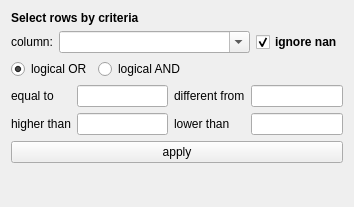
<?xml version="1.0" encoding="UTF-8"?>
<ui version="4.0">
 <class>Form</class>
 <widget class="QWidget" name="Form">
  <property name="geometry">
   <rect>
    <x>0</x>
    <y>0</y>
    <width>354</width>
    <height>207</height>
   </rect>
  </property>
  <property name="windowTitle">
   <string>Form</string>
  </property>
  <layout class="QVBoxLayout" name="verticalLayout">
   <item>
    <widget class="QLabel" name="label_6">
     <property name="font">
      <font>
       <weight>75</weight>
       <bold>true</bold>
      </font>
     </property>
     <property name="text">
      <string>Select rows by criteria</string>
     </property>
    </widget>
   </item>
   <item>
    <layout class="QHBoxLayout" name="horizontalLayout_2">
     <item>
      <widget class="QLabel" name="label">
       <property name="text">
        <string>column:</string>
       </property>
      </widget>
     </item>
     <item>
      <widget class="QComboBox" name="column">
       <property name="sizePolicy">
        <sizepolicy hsizetype="Expanding" vsizetype="Fixed">
         <horstretch>0</horstretch>
         <verstretch>0</verstretch>
        </sizepolicy>
       </property>
       <property name="editable">
        <bool>true</bool>
       </property>
      </widget>
     </item>
     <item>
      <widget class="QCheckBox" name="ignore_nan">
       <property name="font">
        <font>
         <weight>75</weight>
         <bold>true</bold>
        </font>
       </property>
       <property name="text">
        <string>ignore nan</string>
       </property>
       <property name="checked">
        <bool>true</bool>
       </property>
      </widget>
     </item>
    </layout>
   </item>
   <item>
    <layout class="QHBoxLayout" name="horizontalLayout">
     <item>
      <widget class="QRadioButton" name="or">
       <property name="text">
        <string>logical OR</string>
       </property>
       <property name="checked">
        <bool>true</bool>
       </property>
      </widget>
     </item>
     <item>
      <widget class="QRadioButton" name="and">
       <property name="text">
        <string>logical AND</string>
       </property>
      </widget>
     </item>
     <item>
      <spacer name="horizontalSpacer_2">
       <property name="orientation">
        <enum>Qt::Horizontal</enum>
       </property>
       <property name="sizeHint" stdset="0">
        <size>
         <width>40</width>
         <height>20</height>
        </size>
       </property>
      </spacer>
     </item>
    </layout>
   </item>
   <item>
    <layout class="QGridLayout" name="gridLayout">
     <item row="1" column="1">
      <widget class="QLineEdit" name="higher_than"/>
     </item>
     <item row="1" column="2">
      <widget class="QLabel" name="label_5">
       <property name="text">
        <string>lower than</string>
       </property>
      </widget>
     </item>
     <item row="1" column="0">
      <widget class="QLabel" name="label_4">
       <property name="text">
        <string>higher than</string>
       </property>
      </widget>
     </item>
     <item row="0" column="2">
      <widget class="QLabel" name="label_3">
       <property name="text">
        <string>different from</string>
       </property>
      </widget>
     </item>
     <item row="0" column="1">
      <widget class="QLineEdit" name="equal_to"/>
     </item>
     <item row="0" column="0">
      <widget class="QLabel" name="label_2">
       <property name="text">
        <string>equal to</string>
       </property>
      </widget>
     </item>
     <item row="0" column="3">
      <widget class="QLineEdit" name="different_from"/>
     </item>
     <item row="1" column="3">
      <widget class="QLineEdit" name="lower_than"/>
     </item>
    </layout>
   </item>
   <item>
    <widget class="QPushButton" name="apply">
     <property name="text">
      <string>apply</string>
     </property>
    </widget>
   </item>
   <item>
    <spacer name="verticalSpacer">
     <property name="orientation">
      <enum>Qt::Vertical</enum>
     </property>
     <property name="sizeHint" stdset="0">
      <size>
       <width>20</width>
       <height>40</height>
      </size>
     </property>
    </spacer>
   </item>
  </layout>
 </widget>
 <resources/>
 <connections/>
</ui>
